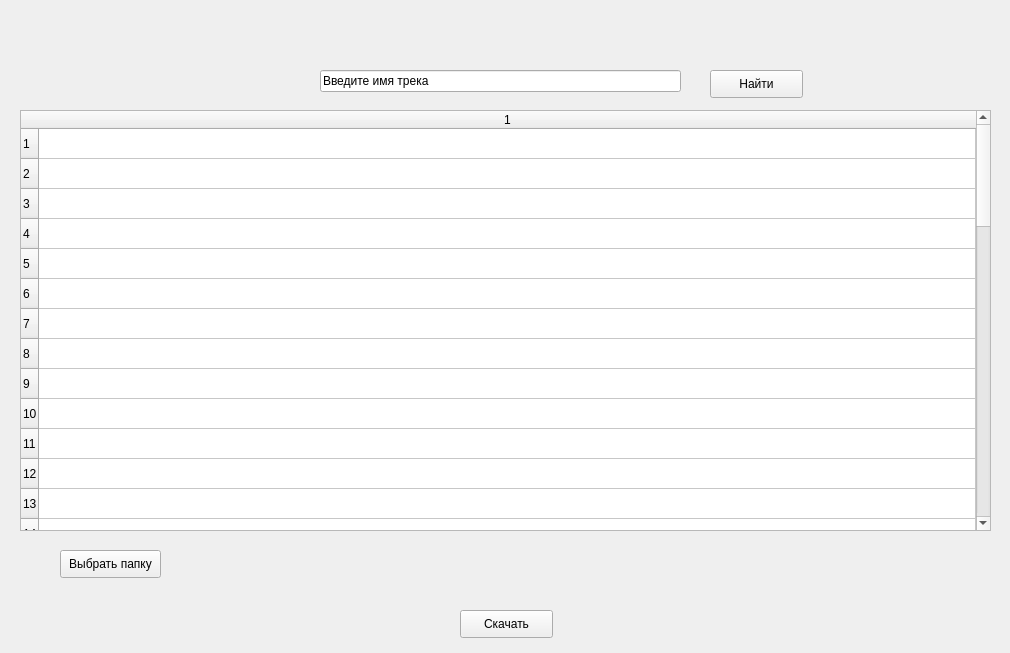
<?xml version="1.0" encoding="UTF-8"?>
<ui version="4.0">
 <class>Form</class>
 <widget class="QWidget" name="Form">
  <property name="geometry">
   <rect>
    <x>0</x>
    <y>0</y>
    <width>1010</width>
    <height>653</height>
   </rect>
  </property>
  <property name="windowTitle">
   <string>Form</string>
  </property>
  <widget class="QLineEdit" name="lineEdit">
   <property name="geometry">
    <rect>
     <x>320</x>
     <y>70</y>
     <width>361</width>
     <height>22</height>
    </rect>
   </property>
   <property name="text">
    <string>Введите имя трека</string>
   </property>
  </widget>
  <widget class="QPushButton" name="pushButton">
   <property name="geometry">
    <rect>
     <x>710</x>
     <y>70</y>
     <width>93</width>
     <height>28</height>
    </rect>
   </property>
   <property name="text">
    <string>Найти</string>
   </property>
  </widget>
  <widget class="QTableWidget" name="tableWidget">
   <property name="geometry">
    <rect>
     <x>20</x>
     <y>110</y>
     <width>971</width>
     <height>421</height>
    </rect>
   </property>
   <property name="rowCount">
    <number>50</number>
   </property>
   <property name="columnCount">
    <number>1</number>
   </property>
   <attribute name="horizontalHeaderStretchLastSection">
    <bool>true</bool>
   </attribute>
   <row/>
   <row/>
   <row/>
   <row/>
   <row/>
   <row/>
   <row/>
   <row/>
   <row/>
   <row/>
   <row/>
   <row/>
   <row/>
   <row/>
   <row/>
   <row/>
   <row/>
   <row/>
   <row/>
   <row/>
   <row/>
   <row/>
   <row/>
   <row/>
   <row/>
   <row/>
   <row/>
   <row/>
   <row/>
   <row/>
   <row/>
   <row/>
   <row/>
   <row/>
   <row/>
   <row/>
   <row/>
   <row/>
   <row/>
   <row/>
   <row/>
   <row/>
   <row/>
   <row/>
   <row/>
   <row/>
   <row/>
   <row/>
   <row/>
   <row/>
   <column/>
  </widget>
  <widget class="QPushButton" name="pushButton_2">
   <property name="geometry">
    <rect>
     <x>460</x>
     <y>610</y>
     <width>93</width>
     <height>28</height>
    </rect>
   </property>
   <property name="text">
    <string>Скачать</string>
   </property>
  </widget>
  <widget class="QPushButton" name="pushButton_3">
   <property name="geometry">
    <rect>
     <x>60</x>
     <y>550</y>
     <width>101</width>
     <height>28</height>
    </rect>
   </property>
   <property name="text">
    <string>Выбрать папку</string>
   </property>
  </widget>
 </widget>
 <resources/>
 <connections/>
</ui>
